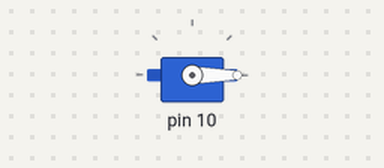
This sketch was run on a simulated Arduino Uno, built with avr-gcc and run on an emulated ATmega328P. On the bench: servo. Servo pulses on a pin are drawn as a servo (544–2400 µs = 0–180°).

Above: at 0.1 s.
At 9.1 s:
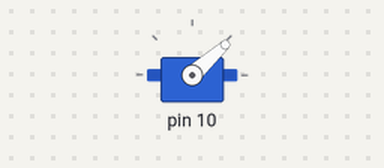
At 18.1 s:
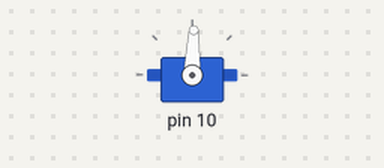
At 36.1 s:
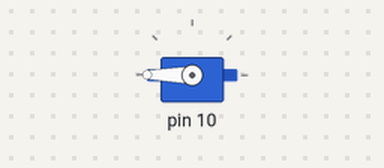
Timing chart, 0 to 40.0 s (numbered marks = the images above):
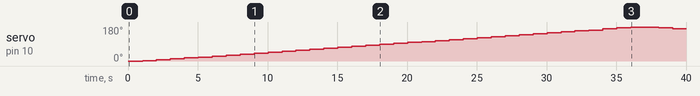

Measured:
- by itself, servo on pin 10: rises from 0° to 180° in 35.0 s, then falls to 170° in 3.0 s

The sketch:

servocompA.ino
```cpp
#include<stdint.h>
#define PINMASK(x) (1U << x)
#define FCPU 16000000L

uint16_t PWM = 500;
volatile uint8_t delay_count = 0 ;

void setup (){
    // The Timer1 Output Compare Unit B (OC1B) is mapped to PB2 (pin 10) -- need to be set as OUTPUT
    DDRB |= PINMASK(2);
    // SELECT THE MODE TO FAST PWM (15) AT OC1B ; BITS WGM13:12 ALL HIGH
    TCCR1A |= (1 << COM1B1) | (1 << WGM11) | (1<<WGM10) ;
    TCCR1B |= (1<<WGM12)| (1<< WGM13) ;
    // TOP VALUE OF THE TIMER (TO DEFINE THE FREQUENCY)
    OCR1A = 4999 ;
    //RESET THE COUNTER COUNTER TO 0
    TCNT1 = 0 ;
    // ENABLE THE OVERFLOW INTERRUPT
    TIMSK1 |= (1<< OCIE1A);
    //ADJUST THE DUTY CYCLE
    OCR1B = (PWM/1000000)* FCPU /64 -1 ;
    // CONFIGURE THE PRESCALAR TO 64 -- F_timer = 16MHZ/64
    TCCR1B |= (1<<CS11)|(1<<CS10) ;
}

void servo_write(int angle){
    cli(); // disable global interrupts
    PWM = map(angle , 0, 180, 500, 2400);
    sei(); // enable global interrupts
}

ISR(TIMER1_COMPA_vect){
    // OCR1B= PULSE WIDTH IN SEC * TIMER FREQUENCY -1
    OCR1B = (PWM/1000000.0)*FCPU /64-1 ;
    delay_count++ ;
}

void Delay(unsigned int n ) {
    cli();
    delay_count = 0 ;
    sei();
    while (delay_count <n) ;
}

void loop(){

    for (uint8_t i=0 ; i<= 180 ; i+= 5){
        servo_write(i);
        Delay(50);
    }

    for(uint8_t i=180 ; i>0 ; i-=5){
        servo_write(i);
        Delay(50);
    }
}
```
